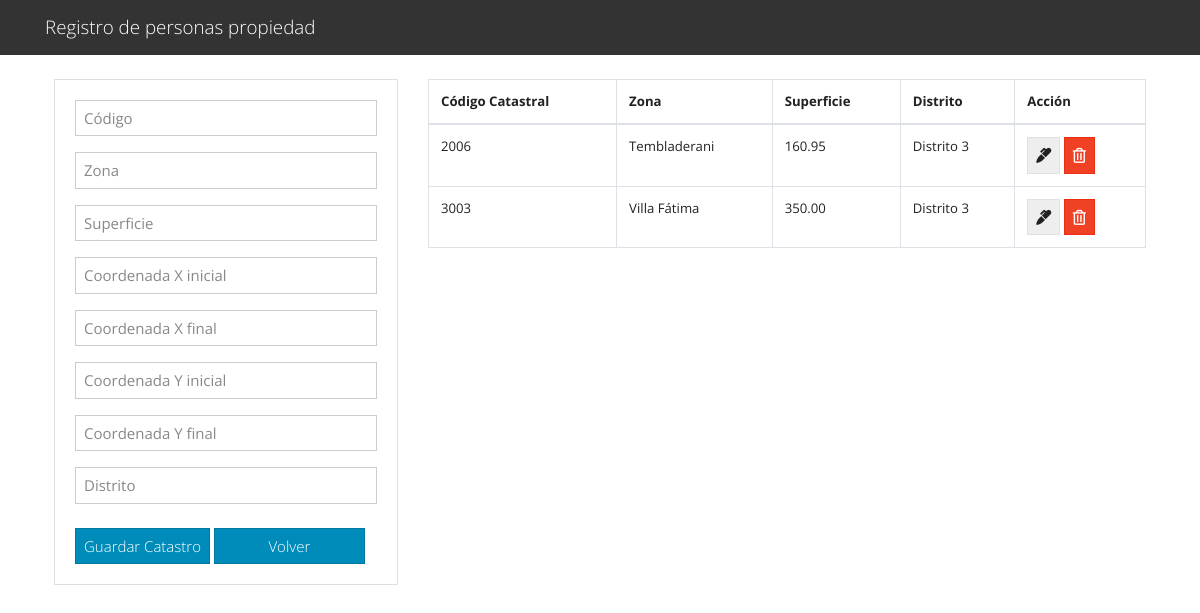
/propiedades.php?ci=5678901, run on the app's committed database.
### tables this page shows
CREATE TABLE `catastro` (
  `codigo` int(11) NOT NULL,
  `zona` varchar(50) DEFAULT NULL,
  `Xini` decimal(10,2) DEFAULT NULL,
  `Xfin` decimal(10,2) DEFAULT NULL,
  `Yini` decimal(10,2) DEFAULT NULL,
  `Yfin` decimal(10,2) DEFAULT NULL,
  `superficie` decimal(10,2) DEFAULT NULL,
  `distrito` varchar(50) DEFAULT NULL,
  `ci` int(11) DEFAULT NULL
);

### propiedades.php (the view, shortened to what this page needs)
<?php include("db.php"); ?>
<?php include('includes/header.php'); ?>
<main class="container p-4">
  <div class="row">
    <div class="col-md-4">
      <div class="card card-body">
        <form action="guardar_catastro.php" method="GET">
          <div class="form-group">
            <input type="text" name="codigo" class="form-control" placeholder="Código" autofocus required>
          </div>
          <div class="form-group">
            <input type="text" name="zona" class="form-control" placeholder="Zona" required>
          </div>
          <div class="form-group">
            <input type="text" name="superficie" class="form-control" placeholder="Superficie" required>
          </div>
          <div class="form-group">
            <input type="text" name="Xini" class="form-control" placeholder="Coordenada X inicial" required>
          </div>
          <div class="form-group">
            <input type="text" name="Xfin" class="form-control" placeholder="Coordenada X final" required>
          </div>
          <div class="form-group">
            <input type="text" name="Yini" class="form-control" placeholder="Coordenada Y inicial" required>
          </div>
          <div class="form-group">
            <input type="text" name="Yfin" class="form-control" placeholder="Coordenada Y final" required>
          </div>
          <div class="form-group">
            <input type="text" name="distrito" class="form-control" placeholder="Distrito" required>
          </div>
          <input type="submit" name="save_catastro" class="btn btn-primary w-45 mt-2" value="Guardar Catastro">
        <a href="CRUD.php" class="btn btn-primary w-50 mt-2">Volver</a>
        </form>
      </div>
    </div>
    <div class="col-md-8">
      <?php
      if (isset($_GET['ci'])) {
        $ci = $_GET['ci'];
        $query = "SELECT * FROM Catastro WHERE ci = '$ci'";
        $result_catastros = mysqli_query($conn, $query);
        if (mysqli_num_rows($result_catastros) > 0) {
      ?>
      <table class="table table-bordered">
        <thead>
          <tr>
            <th>Código Catastral</th>
            <th>Zona</th>
            <th>Superficie</th>
            <th>Distrito</th>
            <th>Acción</th>
          </tr>
        </thead>
        <tbody>
          <?php
          while ($row = mysqli_fetch_assoc($result_catastros)) { ?>
          <tr>
            <td><?php echo $row['codigo']; ?></td>
            <td><?php echo $row['zona']; ?></td>
            <td><?php echo $row['superficie']; ?></td>
            <td><?php echo $row['distrito']; ?></td>
            <td>
              <a href="edit_c.php?ci=<?php echo $row['ci']?>" class="btn btn-secondary">
                <i class="fas fa-marker"></i>
              </a>
              <a href="delete_c.php?codigo=<?php echo $row['codigo']?>" class="btn btn-danger">
                <i class="far fa-trash-alt"></i>
              </a>
            </td>
          </tr>
          <?php } ?>
        </tbody>
      </table>
      <?php
        } else {
          echo "<p>No se encontraron propiedades para esta persona.</p>";
        }
      } else {
        echo "<p>CI no proporcionado.</p>";
      }
      ?>
    </div>
  </div>
</main>
<?php include('includes/footer.php'); ?>

### data on the page
catastro: codigo "2006", zona "Tembladerani", superficie "160.95", distrito "Distrito 3"
catastro: codigo "3003", zona "Villa Fátima", superficie "350.00", distrito "Distrito 3"
